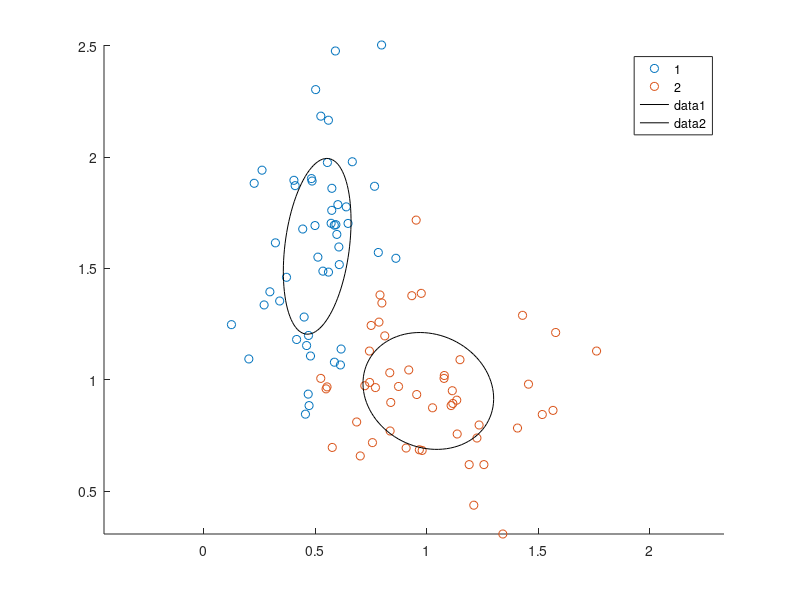

Here is the MATLAB script that generated this plot:
%# generate data
num      = 50;
inp_mu1  = [0.5 1.5];
inp_sig1 = [0.025 0.03 ; 0.03 0.16];
inp_mu2  = [1 1];
inp_sig2 = [0.09 -0.01 ; -0.01 0.08]; 

X = [ mvnrnd(inp_mu1, inp_sig1, num) ; ...
      mvnrnd(inp_mu2, inp_sig2, num)   ];
G = [1*ones(num,1) ; 2*ones(num,1)];

gscatter(X(:,1), X(:,2), G)
axis equal, hold on

for k=1:2
    %# indices of points in this group
    idx = ( G == k );

    %# substract mean
    Mu = mean( X(idx,:) );
    X0 = bsxfun(@minus, X(idx,:), Mu);

    %# eigen decomposition [sorted by eigen values]
    [V D] = eig( X0'*X0 ./ (sum(idx)-1) );     %#' cov(X0)
    [D order] = sort(diag(D), 'descend');
    DD = diag(D);
    V  = V(:, order);

    t = linspace(0,2*pi,100);
    e = [cos(t) ; sin(t)];        %# unit circle
    VV = V*sqrt(DD);               %# scale eigenvectors
    e = bsxfun(@plus, VV*e, Mu'); %#' project circle back to orig space

    %# plot cov and major/minor axes
    plot(e(1,:), e(2,:), 'Color','k');
end

hold off
